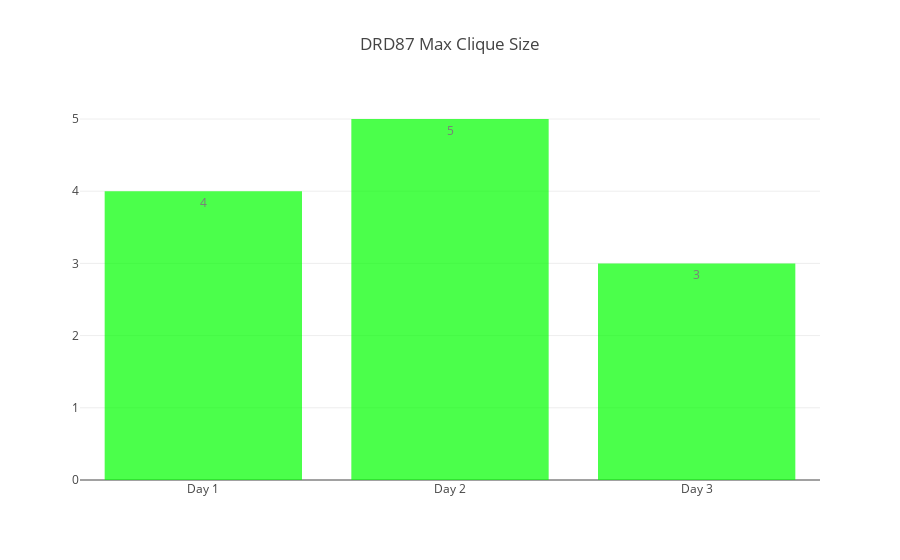

Notebook cell for this chart:
### Code cell
x = ["Day 1", "Day 2", "Day 3"]
y = [drd87_day1_graph.max_clique_size, drd87_day2_graph.max_clique_size, drd87_day3_graph.max_clique_size]
plot_network_measures(x, y, title="DRD87 Max Clique Size")

### Figure 1 — Plotly figure (JSON) as saved in the notebook; plotly's stock layout.template omitted (floating-point values rounded to 4 significant figures)
{"data": [{"marker": {"color": "rgb(0, 255, 0)"}, "name": "1", "opacity": 0.7, "text": [4, 5, 3], "textposition": "auto", "type": "bar", "uid": "8e9eb7", "x": ["Day 1", "Day 2", "Day 3"], "y": [4, 5, 3]}], "layout": {"autosize": true, "title": "DRD87 Max Clique Size", "xaxis": {"autorange": true, "range": [-0.5, 2.5], "type": "category"}, "yaxis": {"autorange": true, "range": [0, 5.263], "type": "linear"}}}
